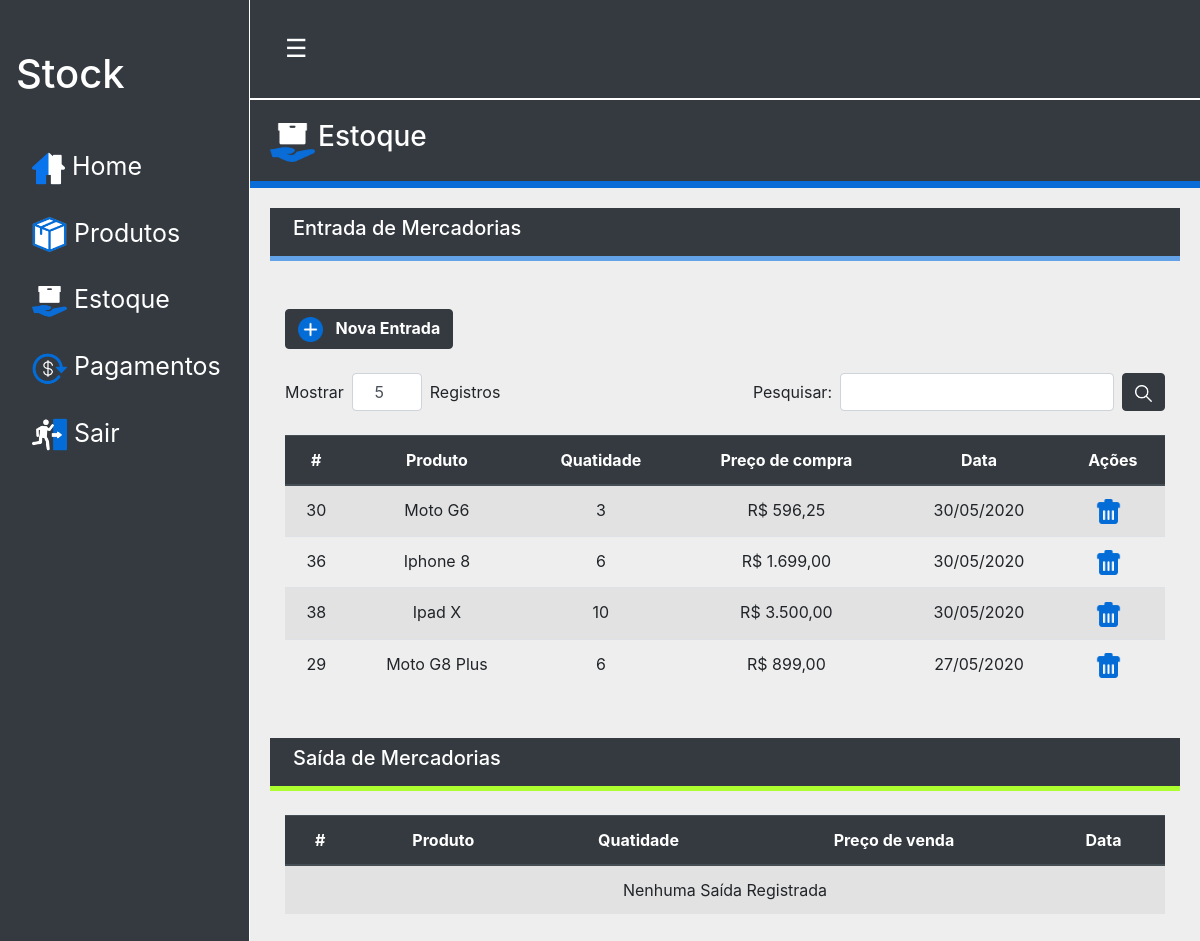
The page /pages/stock.php on the database as committed earlier.
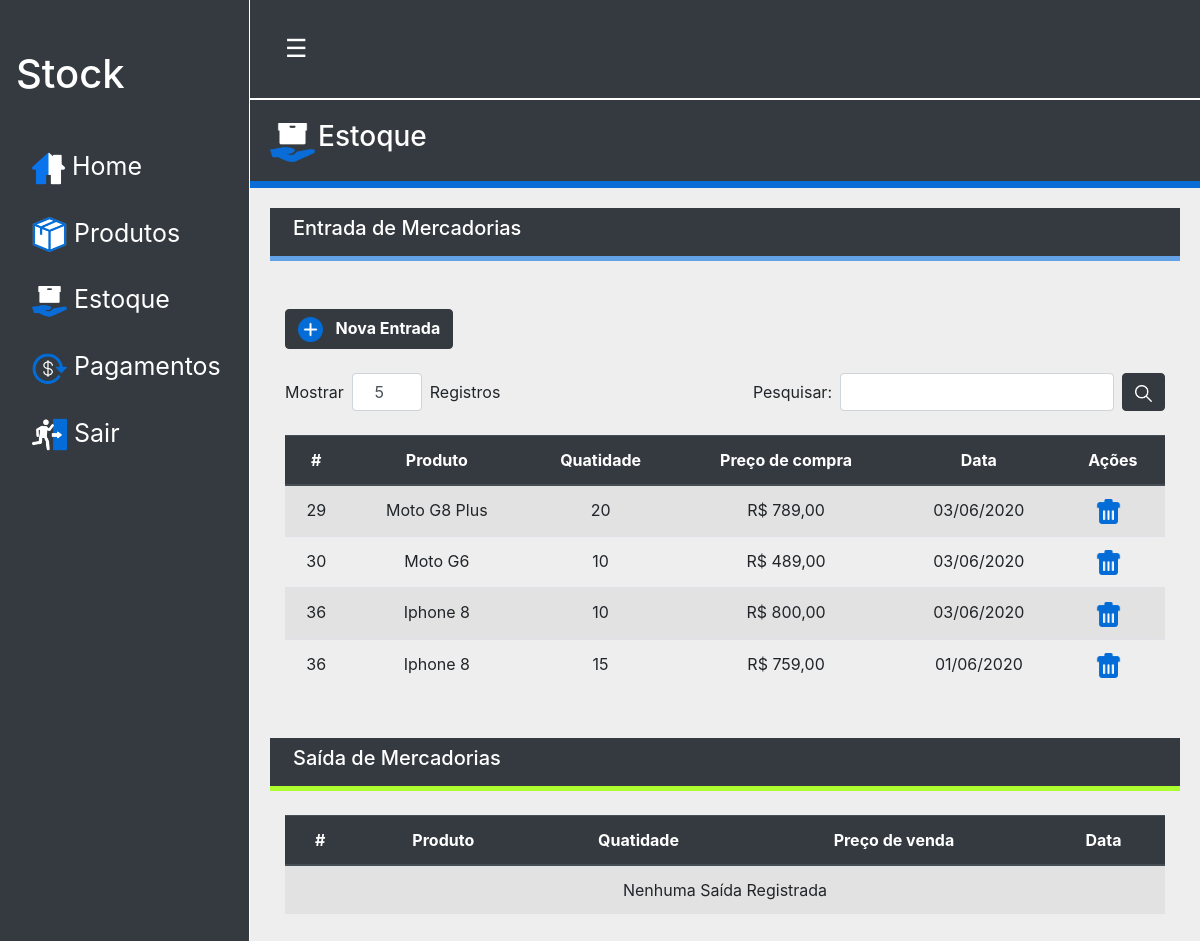
The same page on the database as committed later.
### tables this page shows
CREATE TABLE IF NOT EXISTS `entries` (
  `id` int(11) unsigned NOT NULL AUTO_INCREMENT,
  `id_prod` int(11) unsigned NOT NULL,
  `purchase_price` decimal(10,2) NOT NULL,
  `quantity` int(11) NOT NULL DEFAULT 0,
  `date` date DEFAULT NULL,
  PRIMARY KEY (`id`),
  KEY `FK_appetizer_products` (`id_prod`),
  CONSTRAINT `FK_appetizer_products` FOREIGN KEY (`id_prod`) REFERENCES `products` (`id`)
);

CREATE TABLE IF NOT EXISTS `products` (
  `id` int(11) unsigned NOT NULL AUTO_INCREMENT,
  `name` varchar(110) NOT NULL,
  `quantity` int(11) DEFAULT 0,
  `sale_price` decimal(10,2) NOT NULL DEFAULT 0.00,
  UNIQUE KEY `name` (`name`),
  KEY `id` (`id`)
);

### management/services_stock/getStock.php (called while the page is built, shortened)
<?php
$appetizer = new Entries();
$exits = new Exits();
if (!empty($_GET['search'])){
    $search = "%".$_GET['search']."%";
    $appetizer = $appetizer->getEntries($search);
    $exits = $exits->getExits($search);
} else {
    $appetizer = $appetizer->getEntries();
}

### class/connection.php (called while the page is built, shortened)
<?php
class Connection
{
	public function __construct()
	{
		try {
			$this->pdo = new PDO("mysql:dbname=stock;host=localhost", "root", "");
		} catch(PDOException $e) {
			echo "Erro: " . $e->getMessage();
		}
	}
}

### class/entries.php (called while the page is built, shortened)
<?php
include_once "connection.php";
class Entries extends Connection
{
	public function getEntries($search = null)
	{
		if ($search) {
			$query = "SELECT E.id, E.id_prod, E.purchase_price, E.quantity, E.date, P.name FROM entries AS E INNER JOIN products AS P ON E.id_prod = P.id WHERE name LIKE :search ORDER BY date DESC";
		} else {
			$query = "SELECT E.id, E.id_prod, E.purchase_price, E.quantity, E.date, P.name FROM entries AS E INNER JOIN products AS P ON E.id_prod = P.id ORDER BY date DESC";
		}
		$sql = $this->pdo->prepare($query);
		$sql->bindValue(':search', $search);
		$sql->execute();
		if ($sql->errorCode() != "00000") {
			return false;
		} else {
			if ($sql->rowCount() > 0){
				return $sql->fetchAll();
			} else {
				return array();
			}
		}
	}
}

### help/helps.php (called while the page is built, shortened)
<?php
function format_currency_brl($number) {
	return number_format($number, 2, ',', '.');
}
function format_currency_date_br($date) {
	return implode("/", array_reverse(explode("-", $date)));
}

### pages/stock.php (the view, shortened to what the changed rows need)
<?php
require "../class/entries.php";
require "../help/helps.php";
require "../management/services_stock/getStock.php";
require "../layout/header.php";
?>
  	<div class="retractable body-menu ">
		<div class="container-fluid mt-4 mb-4">
			<div class="table-resposive">
				<table class="table table-striped table-hover text-center">
					<thead class="thead-dark">
						<tr>
							<th>#</th>
							<th>Produto</th>
							<th>Quatidade</th>
							<th>Preço de compra</th>
							<th>Data</th>
							<th>Ações</th>
						</tr>
					</thead>
					<tbody>
						<?php if (!empty($appetizer)): ?>
							<?php foreach($appetizer as $value): ?>
								<tr>
									<td> <?= $value['id_prod']; ?> </td>
									<td> <?= $value['name']; ?> </td>
									<td> <?= $value['quantity']; ?> </td>
									<td>R$ <?= format_currency_brl($value['purchase_price']); ?> </td>
									<td> <?= format_currency_date_br($value['date']); ?> </td>
									<td>
										<a href="#" data-href="../management/services_stock/deleteStock.php?id=<?=$value['id'];?>&id_prod=<?=$value['id_prod'];?>&quantity=<?=$value['quantity'];?>" data-toggle="modal" data-target="#confirm-delete">
											<img src="../assets/image/lixo.png" width="25" title="Excluir" class="mr-2">
										</a>
									</td>
								</tr>
							<?php endforeach; ?>
							<?php else: ?>
								<tr>
									<td colspan='6'>Nenhuma Entrada Registrada</td>
								</tr>
						<?php endif; ?>
					</tbody>
				</table>
			</div>
		</div>
		<div class="container-fluid mt-4">
		<div class="table-resposive">
				<table class="table table-striped table-hover text-center">
					<thead class="thead-dark">
						<tr>
							<th>#</th>
							<th>Produto</th>
							<th>Quatidade</th>
							<th>Preço de venda</th>
							<th>Data</th>
						</tr>
					</thead>
				</table>
			</div>
							</div>
	</div>
<?php require "../layout/footer.php"; ?>

Rows that differ between the two databases and show on the page:
removed entries: id_prod "30", id_prod.name "Moto G6", quantity "3", purchase_price "596,25", date "30/05/2020"
removed entries: id_prod "36", id_prod.name "Iphone 8", quantity "6", purchase_price "1.699,00", date "30/05/2020"
removed entries: id_prod "38", id_prod.name "Ipad X", quantity "10", purchase_price "3.500,00", date "30/05/2020"
removed entries: id_prod "29", id_prod.name "Moto G8 Plus", quantity "6", purchase_price "899,00", date "27/05/2020"
added entries: id_prod "29", id_prod.name "Moto G8 Plus", quantity "20", purchase_price "789,00", date "03/06/2020"
added entries: id_prod "30", id_prod.name "Moto G6", quantity "10", purchase_price "489,00", date "03/06/2020"
added entries: id_prod "36", id_prod.name "Iphone 8", quantity "10", purchase_price "800,00", date "03/06/2020"
added entries: id_prod "36", id_prod.name "Iphone 8", quantity "15", purchase_price "759,00", date "01/06/2020"
